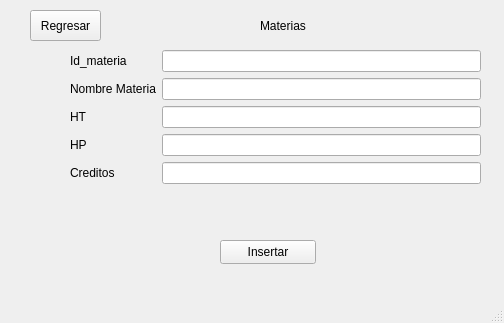
<?xml version="1.0" encoding="UTF-8"?>
<ui version="4.0">
 <class>MainWindow</class>
 <widget class="QMainWindow" name="MainWindow">
  <property name="geometry">
   <rect>
    <x>0</x>
    <y>0</y>
    <width>504</width>
    <height>323</height>
   </rect>
  </property>
  <property name="windowTitle">
   <string>MainWindow</string>
  </property>
  <widget class="QWidget" name="centralwidget">
   <widget class="QPushButton" name="botonSalir">
    <property name="geometry">
     <rect>
      <x>30</x>
      <y>10</y>
      <width>71</width>
      <height>31</height>
     </rect>
    </property>
    <property name="text">
     <string>Regresar</string>
    </property>
   </widget>
   <widget class="QLabel" name="label">
    <property name="geometry">
     <rect>
      <x>260</x>
      <y>0</y>
      <width>101</width>
      <height>51</height>
     </rect>
    </property>
    <property name="styleSheet">
     <string notr="true">
font: 20pt &quot;Tw Cen MT Condensed Extra Bold&quot;;</string>
    </property>
    <property name="text">
     <string>Materias </string>
    </property>
   </widget>
   <widget class="QWidget" name="formLayoutWidget">
    <property name="geometry">
     <rect>
      <x>70</x>
      <y>50</y>
      <width>411</width>
      <height>171</height>
     </rect>
    </property>
    <layout class="QFormLayout" name="formLayout_2">
     <item row="0" column="0">
      <widget class="QLabel" name="label_2">
       <property name="styleSheet">
        <string notr="true">font: 14pt &quot;MS Shell Dlg 2&quot;;</string>
       </property>
       <property name="text">
        <string>Id_materia</string>
       </property>
      </widget>
     </item>
     <item row="0" column="1">
      <widget class="QLineEdit" name="idmaterialine">
       <property name="inputMask">
        <string/>
       </property>
      </widget>
     </item>
     <item row="1" column="0">
      <widget class="QLabel" name="label_3">
       <property name="styleSheet">
        <string notr="true">font: 14pt &quot;MS Shell Dlg 2&quot;;</string>
       </property>
       <property name="text">
        <string>Nombre Materia</string>
       </property>
      </widget>
     </item>
     <item row="1" column="1">
      <widget class="QLineEdit" name="nombrelineedit"/>
     </item>
     <item row="2" column="0">
      <widget class="QLabel" name="label_8">
       <property name="styleSheet">
        <string notr="true">font: 14pt &quot;MS Shell Dlg 2&quot;;</string>
       </property>
       <property name="text">
        <string>HT</string>
       </property>
      </widget>
     </item>
     <item row="2" column="1">
      <widget class="QLineEdit" name="htline"/>
     </item>
     <item row="3" column="0">
      <widget class="QLabel" name="label_4">
       <property name="styleSheet">
        <string notr="true">font: 14pt &quot;MS Shell Dlg 2&quot;;</string>
       </property>
       <property name="text">
        <string>HP</string>
       </property>
      </widget>
     </item>
     <item row="3" column="1">
      <widget class="QLineEdit" name="hpline">
       <property name="text">
        <string/>
       </property>
      </widget>
     </item>
     <item row="4" column="0">
      <widget class="QLabel" name="label_5">
       <property name="styleSheet">
        <string notr="true">font: 14pt &quot;MS Shell Dlg 2&quot;;</string>
       </property>
       <property name="text">
        <string>Creditos</string>
       </property>
      </widget>
     </item>
     <item row="4" column="1">
      <widget class="QLineEdit" name="creditosline"/>
     </item>
    </layout>
   </widget>
   <widget class="QPushButton" name="botonGuardar">
    <property name="geometry">
     <rect>
      <x>220</x>
      <y>240</y>
      <width>96</width>
      <height>24</height>
     </rect>
    </property>
    <property name="text">
     <string>Insertar</string>
    </property>
    <property name="icon">
     <iconset>
      <normaloff>../img/ins.png</normaloff>../img/ins.png</iconset>
    </property>
   </widget>
  </widget>
  <widget class="QStatusBar" name="statusbar"/>
 </widget>
 <resources/>
 <connections/>
</ui>
